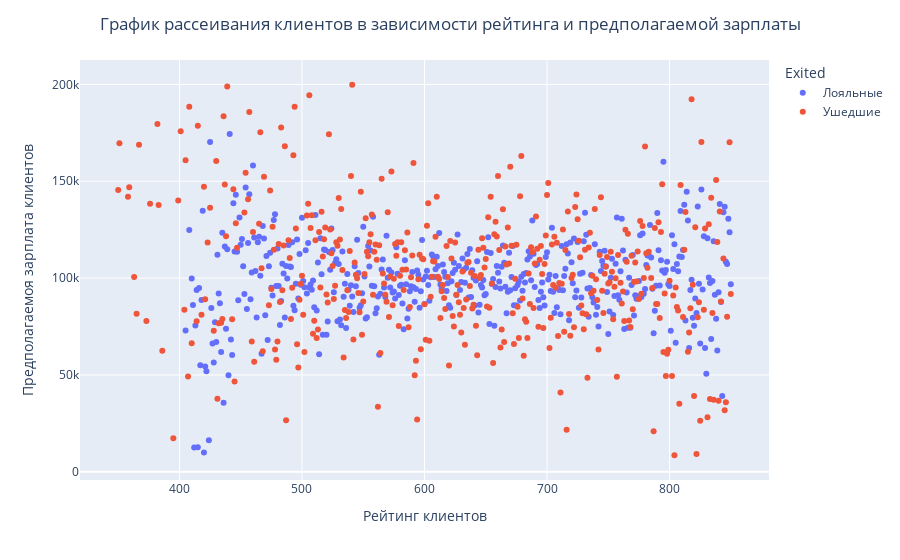

The code cell stored with this chart in its notebook:
### Markdown cell above
+ ЗАДАНИЯ

9.5. Постройте график, который показывает взаимосвязь кредитного рейтинга клиента и его предполагаемой зарплаты. Добавьте расцветку по признаку оттока клиентов. Какова взаимосвязь между признаками? Если не видите явной взаимосвязи, укажите это.

### Code cell
churn_temp=churn_data.copy()
# Именуем данные
churn_temp['Exited']=churn_temp['Exited'].astype('category')
churn_temp['Exited']=churn_temp['Exited'].cat.rename_categories({1:'Ушедшие', 0: 'Лояльные'})
# Группируем клиентов по балансу на счете, рейтингу и лояльности
churn_grup=churn_temp.groupby(['CreditScore','Exited'], as_index=False)['EstimatedSalary'].mean()

# График рассеивания
fig=px.scatter(
    data_frame=churn_grup,
    x='CreditScore',
    y='EstimatedSalary',
    color='Exited'    
).update_layout( 
 title={"text": "График рассеивания клиентов в зависимости рейтинга и предполагаемой зарплаты",
        "x": 0.5}, yaxis_title="Предполагаемоя зарплата клиентов",xaxis_title='Рейтинг клиентов'
)
fig.show()

### Figure 1 — Plotly figure (JSON) as saved in the notebook; plotly's stock layout.template omitted (floating-point values rounded to 4 significant figures; data arrays with more than 128 entries replaced by an {"elided": "..."} marker saying what was removed)
{"data": [{"hovertemplate": "Exited=Лояльные<br>CreditScore=%{x}<br>EstimatedSalary=%{y}<extra></extra>", "legendgroup": "Лояльные", "marker": {"color": "#636efa", "symbol": "circle"}, "mode": "markers", "name": "Лояльные", "orientation": "v", "showlegend": true, "type": "scatter", "x": {"elided": "460 int values"}, "xaxis": "x", "y": {"elided": "460 float values"}, "yaxis": "y"}, {"hovertemplate": "Exited=Ушедшие<br>CreditScore=%{x}<br>EstimatedSalary=%{y}<extra></extra>", "legendgroup": "Ушедшие", "marker": {"color": "#EF553B", "symbol": "circle"}, "mode": "markers", "name": "Ушедшие", "orientation": "v", "showlegend": true, "type": "scatter", "x": {"elided": "460 int values"}, "xaxis": "x", "y": {"elided": "460 float values"}, "yaxis": "y"}], "layout": {"legend": {"title": {"text": "Exited"}, "tracegroupgap": 0}, "margin": {"t": 60}, "title": {"text": "График рассеивания клиентов в зависимости рейтинга и предполагаемой зарплаты", "x": 0.5}, "xaxis": {"anchor": "y", "domain": [0, 1], "title": {"text": "Рейтинг клиентов"}}, "yaxis": {"anchor": "x", "domain": [0, 1], "title": {"text": "Предполагаемоя зарплата клиентов"}}}}
